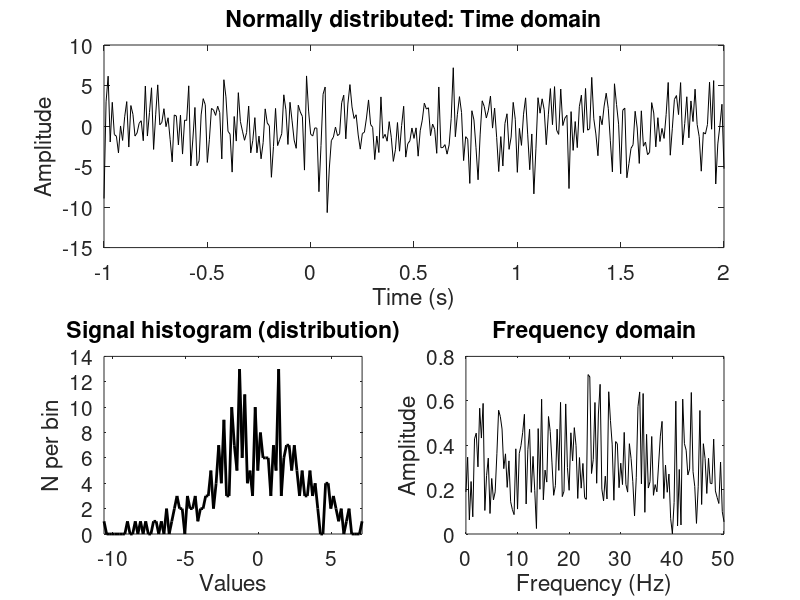
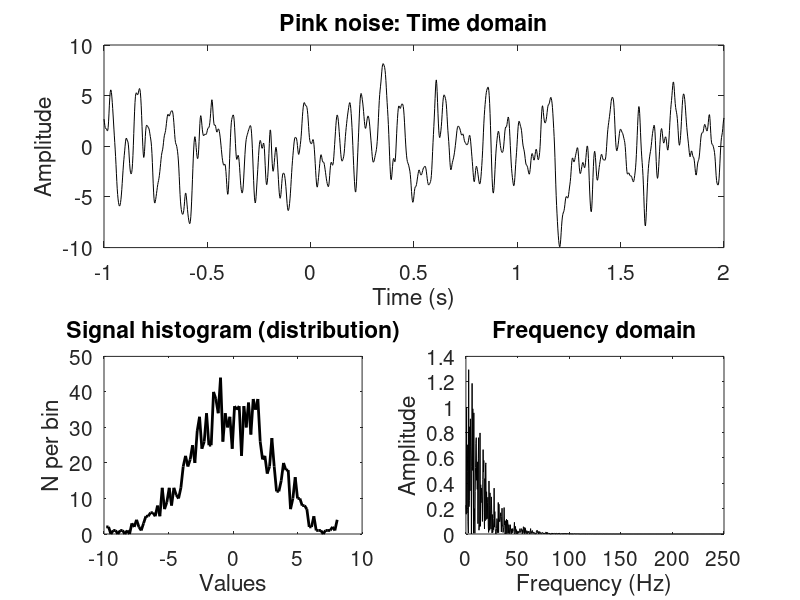

The MATLAB source for these figures, in order:
%%
%     COURSE: Solved challenges in neural time series analysis
%    SECTION: Simulating EEG data
%      VIDEO: Simulating noise
% Instructor: sincxpress.com
%
%%

%% Normally distributed noise

% simulation details
srate  = 100; % sampling rate in Hz
time   = -1:1/srate:2; % from -1s to 2s
pnts   = length(time);

% frequencies for the power spectrum
hz = linspace(0,srate/2,floor(length(time)/2)+1);


% noise parameters
stretch = 3;
shift   = 0;

% (optional: fix the random-number generator state)
rng(3);

% generate random data
noise = stretch*randn(size(time)) + shift;

figure(4), clf
subplot(211)
plot(time,noise,'k')
set(gca,'fontsize',15)
title('Normally distributed: Time domain')
xlabel('Time (s)'), ylabel('Amplitude')

subplot(223)
[y,x] = hist(noise,100);
plot(x,y,'k','linew',2)
xlabel('Values'), ylabel('N per bin')
title('Signal histogram (distribution)')
set(gca,'fontsize',15,'xlim',[min(x) max(x)])

subplot(224)
amp = abs(fft(noise)/pnts);
amp(2:end) = 2*amp(2:end);
plot(hz,amp(1:length(hz)),'k')
title('Frequency domain')
set(gca,'fontsize',15)
xlabel('Frequency (Hz)'), ylabel('Amplitude')


%% Pink noise (aka 1/f aka fractal)

%%% questions: what is the effect of changing the "ed" parameter?
%%%            which values make this time-domain signal look most like EEG?

% simulation details for this video
srate = 500; % sampling rate in Hz
time  = -1:1/srate:2;
pnts  = length(time);
hz    = linspace(0,srate/2,floor(length(time)/2)+1);

% generate 1/f amplitude spectrum
ed = 50; % exponential decay parameter
as = rand(1,floor(pnts/2)-1) .* exp(-(1:floor(pnts/2)-1)/ed);
as = [as(1) as 0 0 as(:,end:-1:1)];

% Fourier coefficients
fc = as .* exp(1i*2*pi*rand(size(as)));

% inverse Fourier transform to create the noise
noise = real(ifft(fc)) * pnts;


figure(5), clf
subplot(211)
plot(time,noise,'k')
set(gca,'fontsize',15)
title('Pink noise: Time domain')
xlabel('Time (s)'), ylabel('Amplitude')

subplot(223)
[y,x] = hist(noise,100);
plot(x,y,'k','linew',2)
xlabel('Values'), ylabel('N per bin')
title('Signal histogram (distribution)')
set(gca,'fontsize',15)

subplot(224)
amp = abs(fft(noise)/pnts);
amp(2:end) = 2*amp(2:end);
plot(hz,amp(1:length(hz)),'k')
title('Frequency domain')
set(gca,'fontsize',15)
xlabel('Frequency (Hz)'), ylabel('Amplitude')

%% 
